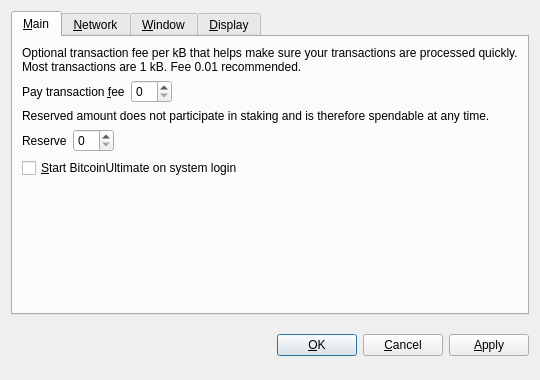
<?xml version="1.0" encoding="UTF-8"?>
<ui version="4.0">
 <class>OptionsDialog</class>
 <widget class="QDialog" name="OptionsDialog">
  <property name="geometry">
   <rect>
    <x>0</x>
    <y>0</y>
    <width>540</width>
    <height>380</height>
   </rect>
  </property>
  <property name="windowTitle">
   <string>Options</string>
  </property>
  <property name="modal">
   <bool>true</bool>
  </property>
  <layout class="QVBoxLayout" name="verticalLayout">
   <item>
    <widget class="QTabWidget" name="tabWidget">
     <property name="tabPosition">
      <enum>QTabWidget::North</enum>
     </property>
     <property name="currentIndex">
      <number>0</number>
     </property>
     <widget class="QWidget" name="tabMain">
      <attribute name="title">
       <string>&amp;Main</string>
      </attribute>
      <layout class="QVBoxLayout" name="verticalLayout_Main">
       <item>
        <widget class="QLabel" name="transactionFeeInfoLabel">
         <property name="text">
          <string>Optional transaction fee per kB that helps make sure your transactions are processed quickly. Most transactions are 1 kB. Fee 0.01 recommended.</string>
         </property>
         <property name="textFormat">
          <enum>Qt::PlainText</enum>
         </property>
         <property name="wordWrap">
          <bool>true</bool>
         </property>
        </widget>
       </item>
       <item>
        <layout class="QHBoxLayout" name="horizontalLayoutFee">
         <item>
          <widget class="QLabel" name="transactionFeeLabel">
           <property name="text">
            <string>Pay transaction &amp;fee</string>
           </property>
           <property name="textFormat">
            <enum>Qt::PlainText</enum>
           </property>
           <property name="buddy">
            <cstring>transactionFee</cstring>
           </property>
          </widget>
         </item>
         <item>
          <widget class="BitcoinAmountField" name="transactionFee"/>
         </item>
         <item>
          <spacer name="horizontalSpacerFee">
           <property name="orientation">
            <enum>Qt::Horizontal</enum>
           </property>
           <property name="sizeHint" stdset="0">
            <size>
             <width>40</width>
             <height>20</height>
            </size>
           </property>
          </spacer>
         </item>
        </layout>
       </item>
       <item>
        <widget class="QLabel" name="reserveBalanceInfoLabel">
         <property name="text">
          <string>Reserved amount does not participate in staking and is therefore spendable at any time.</string>
         </property>
         <property name="textFormat">
          <enum>Qt::PlainText</enum>
         </property>
         <property name="wordWrap">
          <bool>true</bool>
         </property>
        </widget>
       </item>
       <item>
        <layout class="QHBoxLayout" name="horizontalLayoutReserveBalance">
         <item>
          <widget class="QLabel" name="reserveBalanceLabel">
           <property name="text">
            <string>Reserve</string>
           </property>
           <property name="textFormat">
            <enum>Qt::PlainText</enum>
           </property>
           <property name="buddy">
            <cstring>reserveBalance</cstring>
           </property>
          </widget>
         </item>
         <item>
          <widget class="BitcoinAmountField" name="reserveBalance"/>
         </item>
         <item>
          <spacer name="horizontalSpacerReserveBalance">
           <property name="orientation">
            <enum>Qt::Horizontal</enum>
           </property>
           <property name="sizeHint" stdset="0">
            <size>
             <width>40</width>
             <height>20</height>
            </size>
           </property>
          </spacer>
         </item>
        </layout>
       </item>
       <item>
        <widget class="QCheckBox" name="bitcoinAtStartup">
         <property name="toolTip">
          <string>Automatically start BitcoinUltimate after logging in to the system.</string>
         </property>
         <property name="text">
          <string>&amp;Start BitcoinUltimate on system login</string>
         </property>
        </widget>
       </item>
       <item>
        <spacer name="verticalSpacer_Main">
         <property name="orientation">
          <enum>Qt::Vertical</enum>
         </property>
         <property name="sizeHint" stdset="0">
          <size>
           <width>20</width>
           <height>40</height>
          </size>
         </property>
        </spacer>
       </item>
      </layout>
     </widget>
     <widget class="QWidget" name="tabNetwork">
      <attribute name="title">
       <string>&amp;Network</string>
      </attribute>
      <layout class="QVBoxLayout" name="verticalLayout_Network">
       <item>
        <widget class="QCheckBox" name="mapPortUpnp">
         <property name="toolTip">
          <string>Automatically open the BitcoinUltimate client port on the router. This only works when your router supports UPnP and it is enabled.</string>
         </property>
         <property name="text">
          <string>Map port using &amp;UPnP</string>
         </property>
        </widget>
       </item>
       <item>
        <widget class="QCheckBox" name="connectSocks">
         <property name="toolTip">
          <string>Connect to the BitcoinUltimate network through a SOCKS proxy (e.g. when connecting through Tor).</string>
         </property>
         <property name="text">
          <string>&amp;Connect through SOCKS proxy:</string>
         </property>
        </widget>
       </item>
       <item>
        <layout class="QHBoxLayout" name="horizontalLayout_Network">
         <item>
          <widget class="QLabel" name="proxyIpLabel">
           <property name="text">
            <string>Proxy &amp;IP:</string>
           </property>
           <property name="textFormat">
            <enum>Qt::PlainText</enum>
           </property>
           <property name="buddy">
            <cstring>proxyIp</cstring>
           </property>
          </widget>
         </item>
         <item>
          <widget class="QValidatedLineEdit" name="proxyIp">
           <property name="maximumSize">
            <size>
             <width>140</width>
             <height>16777215</height>
            </size>
           </property>
           <property name="toolTip">
            <string>IP address of the proxy (e.g. 127.0.0.1)</string>
           </property>
          </widget>
         </item>
         <item>
          <widget class="QLabel" name="proxyPortLabel">
           <property name="text">
            <string>&amp;Port:</string>
           </property>
           <property name="textFormat">
            <enum>Qt::PlainText</enum>
           </property>
           <property name="buddy">
            <cstring>proxyPort</cstring>
           </property>
          </widget>
         </item>
         <item>
          <widget class="QLineEdit" name="proxyPort">
           <property name="maximumSize">
            <size>
             <width>55</width>
             <height>16777215</height>
            </size>
           </property>
           <property name="toolTip">
            <string>Port of the proxy (e.g. 9050)</string>
           </property>
          </widget>
         </item>
         <item>
          <widget class="QLabel" name="socksVersionLabel">
           <property name="text">
            <string>SOCKS &amp;Version:</string>
           </property>
           <property name="textFormat">
            <enum>Qt::PlainText</enum>
           </property>
           <property name="buddy">
            <cstring>socksVersion</cstring>
           </property>
          </widget>
         </item>
         <item>
          <widget class="QValueComboBox" name="socksVersion">
           <property name="toolTip">
            <string>SOCKS version of the proxy (e.g. 5)</string>
           </property>
          </widget>
         </item>
         <item>
          <spacer name="horizontalSpacer_Network">
           <property name="orientation">
            <enum>Qt::Horizontal</enum>
           </property>
           <property name="sizeHint" stdset="0">
            <size>
             <width>40</width>
             <height>20</height>
            </size>
           </property>
          </spacer>
         </item>
        </layout>
       </item>
       <item>
        <spacer name="verticalSpacer_Network">
         <property name="orientation">
          <enum>Qt::Vertical</enum>
         </property>
         <property name="sizeHint" stdset="0">
          <size>
           <width>20</width>
           <height>40</height>
          </size>
         </property>
        </spacer>
       </item>
      </layout>
     </widget>
     <widget class="QWidget" name="tabWindow">
      <attribute name="title">
       <string>&amp;Window</string>
      </attribute>
      <layout class="QVBoxLayout" name="verticalLayout_Window">
       <item>
        <widget class="QCheckBox" name="minimizeToTray">
         <property name="toolTip">
          <string>Show only a tray icon after minimizing the window.</string>
         </property>
         <property name="text">
          <string>&amp;Minimize to the tray instead of the taskbar</string>
         </property>
        </widget>
       </item>
       <item>
        <widget class="QCheckBox" name="minimizeOnClose">
         <property name="toolTip">
          <string>Minimize instead of exit the application when the window is closed. When this option is enabled, the application will be closed only after selecting Quit in the menu.</string>
         </property>
         <property name="text">
          <string>M&amp;inimize on close</string>
         </property>
        </widget>
       </item>
       <item>
        <spacer name="verticalSpacer_Window">
         <property name="orientation">
          <enum>Qt::Vertical</enum>
         </property>
         <property name="sizeHint" stdset="0">
          <size>
           <width>20</width>
           <height>40</height>
          </size>
         </property>
        </spacer>
       </item>
      </layout>
     </widget>
     <widget class="QWidget" name="tabDisplay">
      <attribute name="title">
       <string>&amp;Display</string>
      </attribute>
      <layout class="QVBoxLayout" name="verticalLayout_Display">
       <item>
        <layout class="QHBoxLayout" name="horizontalLayout_1_Display">
         <item>
          <widget class="QLabel" name="langLabel">
           <property name="text">
            <string>User Interface &amp;language:</string>
           </property>
           <property name="textFormat">
            <enum>Qt::PlainText</enum>
           </property>
           <property name="buddy">
            <cstring>lang</cstring>
           </property>
          </widget>
         </item>
         <item>
          <widget class="QValueComboBox" name="lang">
           <property name="toolTip">
            <string>The user interface language can be set here. This setting will take effect after restarting BitcoinUltimate.</string>
           </property>
          </widget>
         </item>
        </layout>
       </item>
       <item>
        <layout class="QHBoxLayout" name="horizontalLayout_2_Display">
         <item>
          <widget class="QLabel" name="unitLabel">
           <property name="text">
            <string>&amp;Unit to show amounts in:</string>
           </property>
           <property name="textFormat">
            <enum>Qt::PlainText</enum>
           </property>
           <property name="buddy">
            <cstring>unit</cstring>
           </property>
          </widget>
         </item>
         <item>
          <widget class="QValueComboBox" name="unit">
           <property name="toolTip">
            <string>Choose the default subdivision unit to show in the interface and when sending coins.</string>
           </property>
          </widget>
         </item>
        </layout>
       </item>
       <item>
        <widget class="QCheckBox" name="displayAddresses">
         <property name="toolTip">
          <string>Whether to show BitcoinUltimate addresses in the transaction list or not.</string>
         </property>
         <property name="text">
          <string>&amp;Display addresses in transaction list</string>
         </property>
        </widget>
       </item>
       <item>
        <widget class="QCheckBox" name="coinControlFeatures">
         <property name="toolTip">
          <string>Whether to show coin control features or not.</string>
         </property>
         <property name="text">
          <string>Display coin &amp;control features (experts only!)</string>
         </property>
        </widget>
       </item>
       <item>
        <spacer name="verticalSpacer_Display">
         <property name="orientation">
          <enum>Qt::Vertical</enum>
         </property>
         <property name="sizeHint" stdset="0">
          <size>
           <width>20</width>
           <height>40</height>
          </size>
         </property>
        </spacer>
       </item>
      </layout>
     </widget>
    </widget>
   </item>
   <item>
    <layout class="QHBoxLayout" name="horizontalLayout_Buttons">
     <item>
      <spacer name="horizontalSpacer_1">
       <property name="orientation">
        <enum>Qt::Horizontal</enum>
       </property>
       <property name="sizeHint" stdset="0">
        <size>
         <width>40</width>
         <height>48</height>
        </size>
       </property>
      </spacer>
     </item>
     <item>
      <widget class="QLabel" name="statusLabel">
       <property name="font">
        <font>
         <weight>75</weight>
         <bold>true</bold>
        </font>
       </property>
       <property name="text">
        <string/>
       </property>
       <property name="textFormat">
        <enum>Qt::PlainText</enum>
       </property>
       <property name="wordWrap">
        <bool>true</bool>
       </property>
      </widget>
     </item>
     <item>
      <spacer name="horizontalSpacer_2">
       <property name="orientation">
        <enum>Qt::Horizontal</enum>
       </property>
       <property name="sizeHint" stdset="0">
        <size>
         <width>40</width>
         <height>48</height>
        </size>
       </property>
      </spacer>
     </item>
     <item>
      <widget class="QPushButton" name="okButton">
       <property name="text">
        <string>&amp;OK</string>
       </property>
      </widget>
     </item>
     <item>
      <widget class="QPushButton" name="cancelButton">
       <property name="text">
        <string>&amp;Cancel</string>
       </property>
       <property name="autoDefault">
        <bool>false</bool>
       </property>
      </widget>
     </item>
     <item>
      <widget class="QPushButton" name="applyButton">
       <property name="text">
        <string>&amp;Apply</string>
       </property>
       <property name="autoDefault">
        <bool>false</bool>
       </property>
      </widget>
     </item>
    </layout>
   </item>
  </layout>
 </widget>
 <customwidgets>
  <customwidget>
   <class>BitcoinAmountField</class>
   <extends>QSpinBox</extends>
   <header>bitcoinamountfield.h</header>
  </customwidget>
  <customwidget>
   <class>QValueComboBox</class>
   <extends>QComboBox</extends>
   <header>qvaluecombobox.h</header>
  </customwidget>
  <customwidget>
   <class>QValidatedLineEdit</class>
   <extends>QLineEdit</extends>
   <header>qvalidatedlineedit.h</header>
  </customwidget>
 </customwidgets>
 <resources/>
 <connections/>
</ui>
